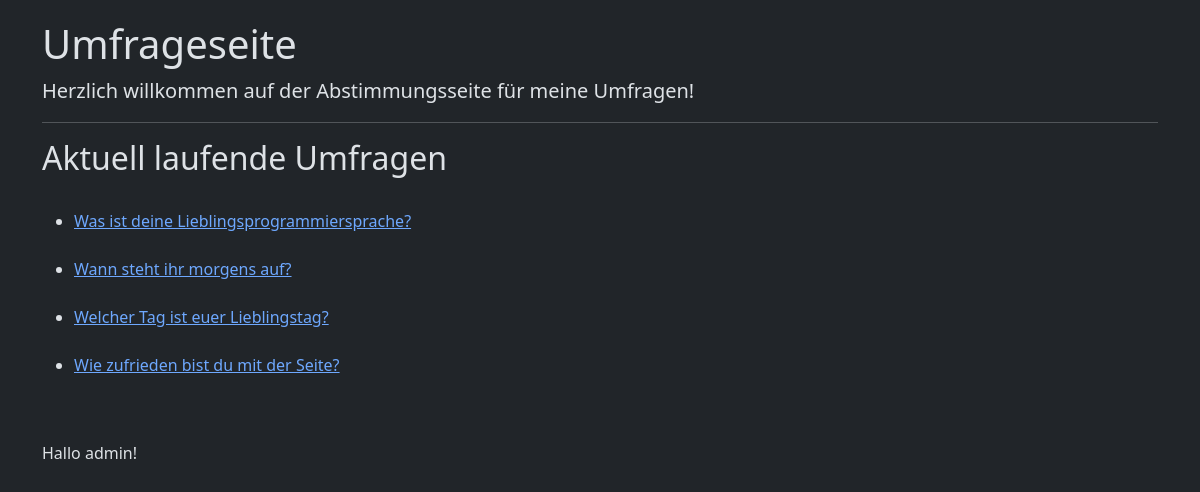
The app's page / (signed in) with its own data.
### polls/models.py (models this page shows, shortened)
class Poll(models.Model):
    name = models.CharField(max_length=256)
    slug = models.SlugField(unique=True)#unique=True verhindert, das es mehrere DB Felder mit dem selben Slug gibt.
    publish_time = models.DateTimeField()
    days_running = models.IntegerField(default=7)

### polls/views.py (the view)
# urls.py: path('', index, name="index"),
def index(request):
    context = {"umfragen": Poll.objects.all()}
    return render(request=request, template_name='polls/index.html', context=context)

### polls/templates/polls/index.html (shortened to what this page needs)
{% extends 'polls/base.html' %}
{% block content %}
<p class="lead">
    Herzlich willkommen auf der Abstimmungsseite für meine Umfragen!
</p>
<hr/>
<h2>Aktuell laufende Umfragen</h2>
<br>
{% if umfragen %}
<ul>
    {% for umfrage in umfragen %}
    <li><a href="{% url 'polls:umfrage-detail' umfrage.slug %}">{{ umfrage.name }}</a></li>
    <br>
    {% endfor %}
</ul>
<br>
{% if user.is_authenticated %}
Hallo {{ user.username }}!
{% endif %}
{% endif %}
{% endblock %}

### records on screen
Poll: name "Was ist deine Lieblingsprogrammiersprache?"
Poll: name "Wann steht ihr morgens auf?"
Poll: name "Welcher Tag ist euer Lieblingstag?"
Poll: name "Wie zufrieden bist du mit der Seite?"

### other values on screen
{{ user.username }} "admin"
